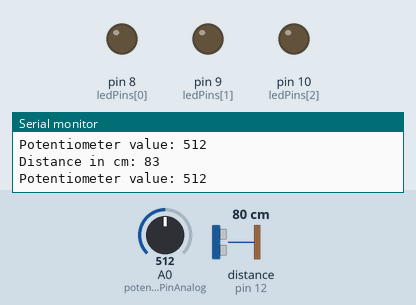
Simulated run of this sketch. Board: Arduino Uno, built with avr-gcc and run on an emulated ATmega328P. Shown: output pins drawn as LEDs (lit = HIGH), the last lines printed to the serial monitor. Wiring (inferred from the names in the program): ultrasonic range finder: trigger pin 11; echo pin 12. The inputs (shaded band) are chosen by the test bench; at power-on: distance to the obstacle (sensor on pin 12) 80 cm, A0 (potentiometerPinAnalog) = 512. The echo pulse lasts 58.3 µs per cm; pins used as bus, display or sensor lines are not drawn.

Above: at 1.8 s.
1.9 s: distance to the obstacle (sensor on pin 12) set to 13 cm
3.4 s: distance to the obstacle (sensor on pin 12) set to 10 cm
At 5.2 s:
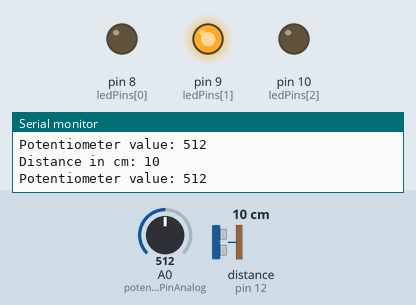
5.5 s: A0 (potentiometerPinAnalog) set to 3
7.2 s: A0 (potentiometerPinAnalog) set to 0
At 8.5 s:
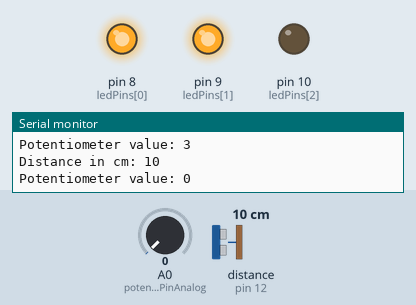
9.5 s: A0 (potentiometerPinAnalog) set to 1009
11.2 s: A0 (potentiometerPinAnalog) set to 1023
At 13.0 s:
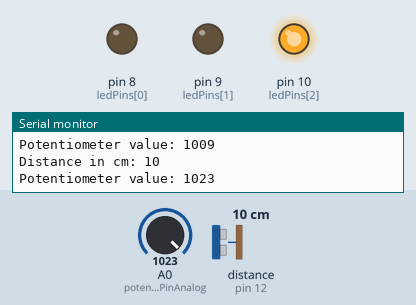
Timing chart, 0 to 14.5 s (numbered marks = the images above; inputs shaded):
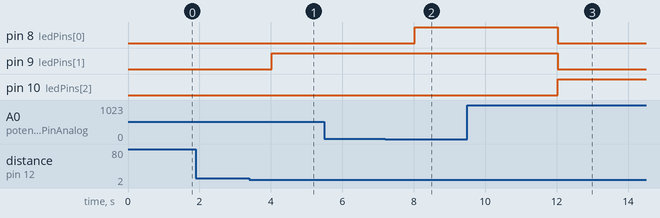

Measured:
- the behaviour switches between 12 and 11 cm on distance to the obstacle (sensor on pin 12) (found by bisection; images 0 and 1)
- the behaviour switches between 2 and 1 on A0 (potentiometerPinAnalog) (found by bisection; images 1 and 2)
- the behaviour switches between 1022 and 1023 on A0 (potentiometerPinAnalog) (found by bisection; images 2 and 3)
- after the input at 3.4 s, pin 9 (ledPins[1]): LOW → HIGH after 0.62 s
- after the input at 7.2 s, pin 8 (ledPins[0]): LOW → HIGH after 0.82 s
- after the input at 11.2 s, pin 8 (ledPins[0]), pin 9 (ledPins[1]): HIGH → LOW after 0.83 s; pin 10 (ledPins[2]): LOW → HIGH after 0.83 s

The sketch:

primer_parcial_robotica_1.ino
```cpp
#include <Ultrasonic.h>

// Ultrasonic sensor
int triggerPin = 11;
int echoPin = 12;
Ultrasonic ultrasonicSensor(triggerPin, echoPin);
int distance;

// Potentiometer
int potentiometerPinAnalog = A0;
int potentiometerValue;

// LEDs
int ledPins[] = {8, 9, 10};

void setup() {
  Serial.begin(9600);
  for (int i = 0; i < 3; i++) {
    pinMode(ledPins[i], OUTPUT);
  }
}

void loop() {
  distance = ultrasonicSensor.read();
  Serial.print("Distance in cm: ");
  Serial.println(distance);

  potentiometerValue = analogRead(potentiometerPinAnalog); // valor entre 0 - 1023
  Serial.print("Potentiometer value: ");
  Serial.println(potentiometerValue);

  manageLEDs();
  delay(1000);
}

void manageLEDs() {
  if (potentiometerValue <= 1) { // Turned on towards right end
    digitalWrite(ledPins[0], HIGH);
    digitalWrite(ledPins[2], LOW);
  } else if (potentiometerValue >= 1023) { // Turned off towards left end
    digitalWrite(ledPins[1], LOW);
    digitalWrite(ledPins[0], LOW);
    digitalWrite(ledPins[2], HIGH);
  } else { // Control LED based on distance
    digitalWrite(ledPins[1], distance < 12 ? HIGH : LOW);
  }
}
```
